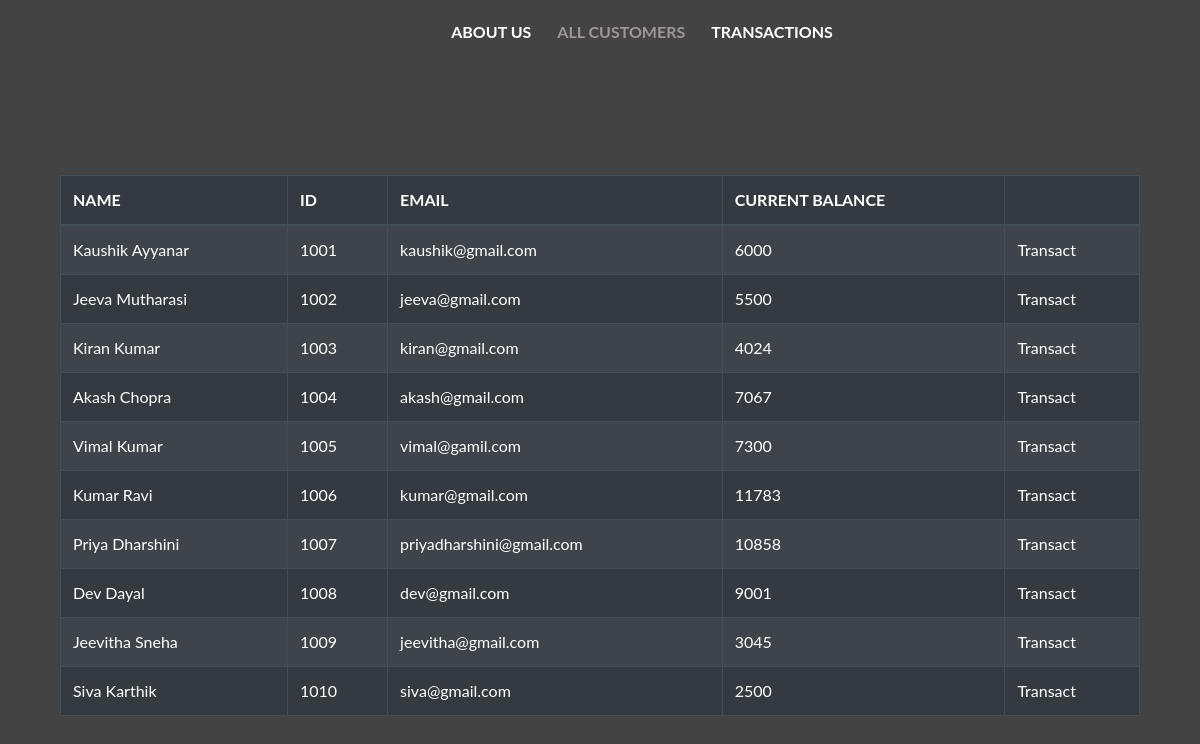
The app's page /all-customers with its own data.
### sparks_bank/models.py (models this page shows, shortened)
class customer(models.Model):
    cust_name = models.CharField(max_length=50)
    cust_id = models.IntegerField()
    cust_email = models.EmailField()
    current_balance = models.IntegerField()
    slug = models.SlugField(null=True)

### sparks_bank/views.py (the view)
# urls.py: path('all-customers', views.all_customers, name='all-customers'),
def all_customers(request):
    customers = customer.objects.all()
    return render(request, 'sparks_bank/all-customers.html', {
        'customers': customers
    })

### sparks_bank/templates/sparks_bank/all-customers.html (shortened to what this page needs)
{% load static %}
<!DOCTYPE html>
<html lang="en">
  <head>
    <link rel="stylesheet" href="{% static 'sparks_bank/base.css' %}" />
    <link
      rel="stylesheet"
      href="{% static 'sparks_bank/all-customers.css' %}"
    />
    <link
      rel="stylesheet"
      href="https://cdnjs.cloudflare.com/ajax/libs/font-awesome/5.14.0/js/regular.min.js"
    />
    <link
      rel="stylesheet"
      href="https://stackpath.bootstrapcdn.com/bootstrap/4.3.1/css/bootstrap.min.css"
    />
  </head>
  <body>
    <header>
      <div class="navbarr">
        <ul>
          <li>
          </li>
          <li><a href="{% url 'about-us' %}">About us</a></li>
          <li>
            <a href="{% url 'all-customers' %}" id="active">All Customers</a>
          </li>
          <li><a href="{% url 'transaction-record' %}">Transactions</a></li>
        </ul>
      </div>
    </header>
    <div class="tablee">
    <table class="table table-striped table-hover table-dark table-responsive-md ">
      <thead>
        <tr class="table-headers">
          <th scope="col">NAME</th>
          <th scope="col">ID</th>
          <th scope="col">EMAIL</th>
          <th scope="col">CURRENT BALANCE</th>
          <th scope="col"></th>
        </tr>
      </thead>
      <tbody>
        {% for customer in customers %}
        <tr>
          <td>
            <a href="{% url 'single-customer' customer.slug %}"
              >{{ customer.cust_name }}</a
            >
          </td>
          <td >{{ customer.cust_id }}</td>
          <td>{{ customer.cust_email }}</td>
          <td>{{ customer.current_balance }}</td>
          <td >
            <a href="{% url 'single-customer' customer.slug %}"
              >Transact</a
            >
          </td>
        </tr>
        {% endfor %}
      </tbody>
    </table>
  </div>
  </body>
</html>

### sparks_bank/static/sparks_bank/base.css (style rules this page uses)
body { color: white; }

### sparks_bank/static/sparks_bank/all-customers.css (style rules this page uses)
table, th, td { border: 1px solid rgb(211, 211, 211); }
a { text-decoration: none; color: white; }
body { background-color: rgb(56, 56, 56); color: black; }

### sparks_bank/templates/sparks_bank/all-customers.html (style rules this page uses)
* { box-sizing: border-box; }
body { font-family: "Lato", sans-serif; color: #202020; background-color: rgb(68, 67, 67); }
.tablee { padding-left: 60px; padding-right: 60px; margin-top: 6rem; }
table, th, td { border: 1px solid rgb(211, 211, 211); }
a { text-decoration: none; color: white; }
.navbarr { margin: 0 auto; width: 100%; text-align: center; font-size: 16px; font-weight: bold; text-transform: uppercase; margin-bottom: 50px; margin-top: 20px; color: black; }
.navbarr ul { list-style-type: none; display: inline-block; }
.navbarr ul li { float: left; padding: 13px; padding-top: 0px; }
.navbarr ul a { transform: 0.5s; text-decoration: none; }
#active { color: rgb(158, 151, 151); }

### records on screen
customer: cust_name "Kaushik Ayyanar", cust_id "1001", cust_email "kaushik@gmail.com", current_balance "6000"
customer: cust_name "Jeeva Mutharasi", cust_id "1002", cust_email "jeeva@gmail.com", current_balance "5500"
customer: cust_name "Kiran Kumar", cust_id "1003", cust_email "kiran@gmail.com", current_balance "4024"
customer: cust_name "Akash Chopra", cust_id "1004", cust_email "akash@gmail.com", current_balance "7067"
customer: cust_name "Vimal Kumar", cust_id "1005", cust_email "vimal@gamil.com", current_balance "7300"
customer: cust_name "Kumar Ravi", cust_id "1006", cust_email "kumar@gmail.com", current_balance "11783"
customer: cust_name "Priya Dharshini", cust_id "1007", cust_email "priyadharshini@gmail.com", current_balance "10858"
customer: cust_name "Dev Dayal", cust_id "1008", cust_email "dev@gmail.com", current_balance "9001"
customer: cust_name "Jeevitha Sneha", cust_id "1009", cust_email "jeevitha@gmail.com", current_balance "3045"
customer: cust_name "Siva Karthik", cust_id "1010", cust_email "siva@gmail.com", current_balance "2500"
